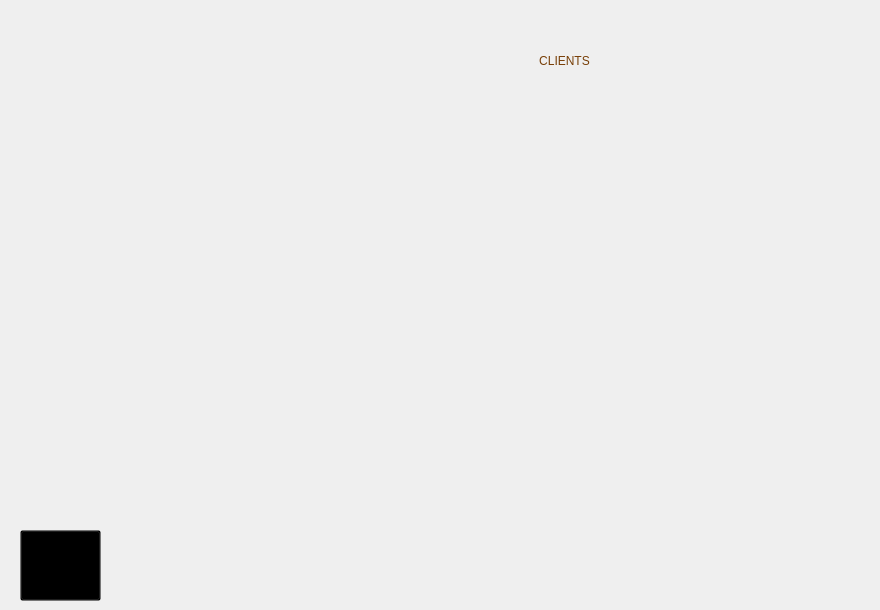
    <widget class="QWidget" name="clients">
     <widget class="QLabel" name="label_9">
      <property name="geometry">
       <rect>
        <x>419</x>
        <y>0</y>
        <width>291</width>
        <height>121</height>
       </rect>
      </property>
      <property name="styleSheet">
       <string notr="true">color: rgb(120, 63, 7);
font: 40pt &quot;Lemon&quot;;
background-color: rgb(0, 0, 0,0%);</string>
      </property>
      <property name="text">
       <string>CLIENTS</string>
      </property>
      <property name="scaledContents">
       <bool>true</bool>
      </property>
      <property name="alignment">
       <set>Qt::AlignCenter</set>
      </property>
     </widget>
     <widget class="QLabel" name="label_10">
      <property name="geometry">
       <rect>
        <x>0</x>
        <y>10</y>
        <width>151</width>
        <height>91</height>
       </rect>
      </property>
      <property name="styleSheet">
       <string notr="true">image: url(:/img/img/logo.png);
background-color: rgb(0, 0, 0, 0%);</string>
      </property>
      <property name="text">
       <string/>
      </property>
     </widget>
     <widget class="QToolButton" name="back_4">
      <property name="geometry">
       <rect>
        <x>20</x>
        <y>530</y>
        <width>81</width>
        <height>71</height>
       </rect>
      </property>
      <property name="styleSheet">
       <string notr="true">background-color: rgb(0, 0, 0, 0%);</string>
      </property>
      <property name="text">
       <string>...</string>
      </property>
      <property name="icon">
       <iconset resource="assets.qrc">
        <normaloff>:/img/img/icons8-back-80.png</normaloff>:/img/img/icons8-back-80.png</iconset>
      </property>
      <property name="iconSize">
       <size>
        <width>60</width>
        <height>60</height>
       </size>
      </property>
     </widget>
     <widget class="QPushButton" name="pushButton">
      <property name="geometry">
       <rect>
        <x>260</x>
        <y>270</y>
        <width>271</width>
        <height>101</height>
       </rect>
      </property>
      <property name="styleSheet">
       <string notr="true">#pushButton {
background-color: transparent;
border-image: url(:/img/img/btnClients.png);
background: none;
border: none;
background-repeat: none;
}
#pushButton:pressed
{
   border-image: url(:/img/img/btnClients2.png);
}</string>
      </property>
      <property name="text">
       <string/>
      </property>
     </widget>
     <widget class="QPushButton" name="pushButton_2">
      <property name="geometry">
       <rect>
        <x>600</x>
        <y>270</y>
        <width>271</width>
        <height>101</height>
       </rect>
      </property>
      <property name="styleSheet">
       <string notr="true">#pushButton_2 {
background-color: transparent;
border-image: url(:/img/img/btnCoupons0001.png);
background: none;
border: none;
background-repeat: none;
}
#pushButton_2:pressed
{
   border-image: url(:/img/img/btnCoupons0002.png);
}</string>
      </property>
      <property name="text">
       <string/>
      </property>
     </widget>
    </widget>
